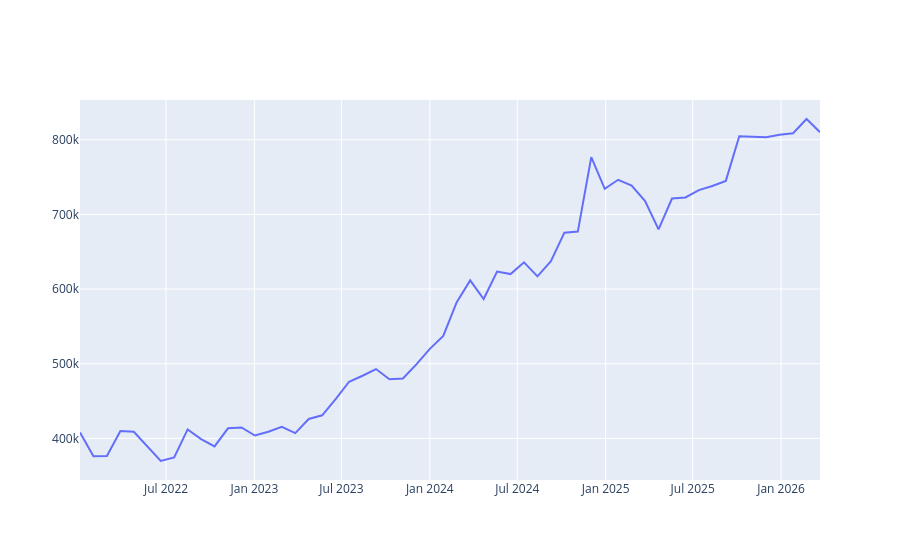

The notebook cell saved with this chart:
### Code cell
df = pd.read_parquet('../sim_results/quality_fix_result.parquet')
import plotly.graph_objects as go
fig = go.Figure()
fig.add_trace(go.Scatter(x = df.index, y = df['value']))

fig.show()
